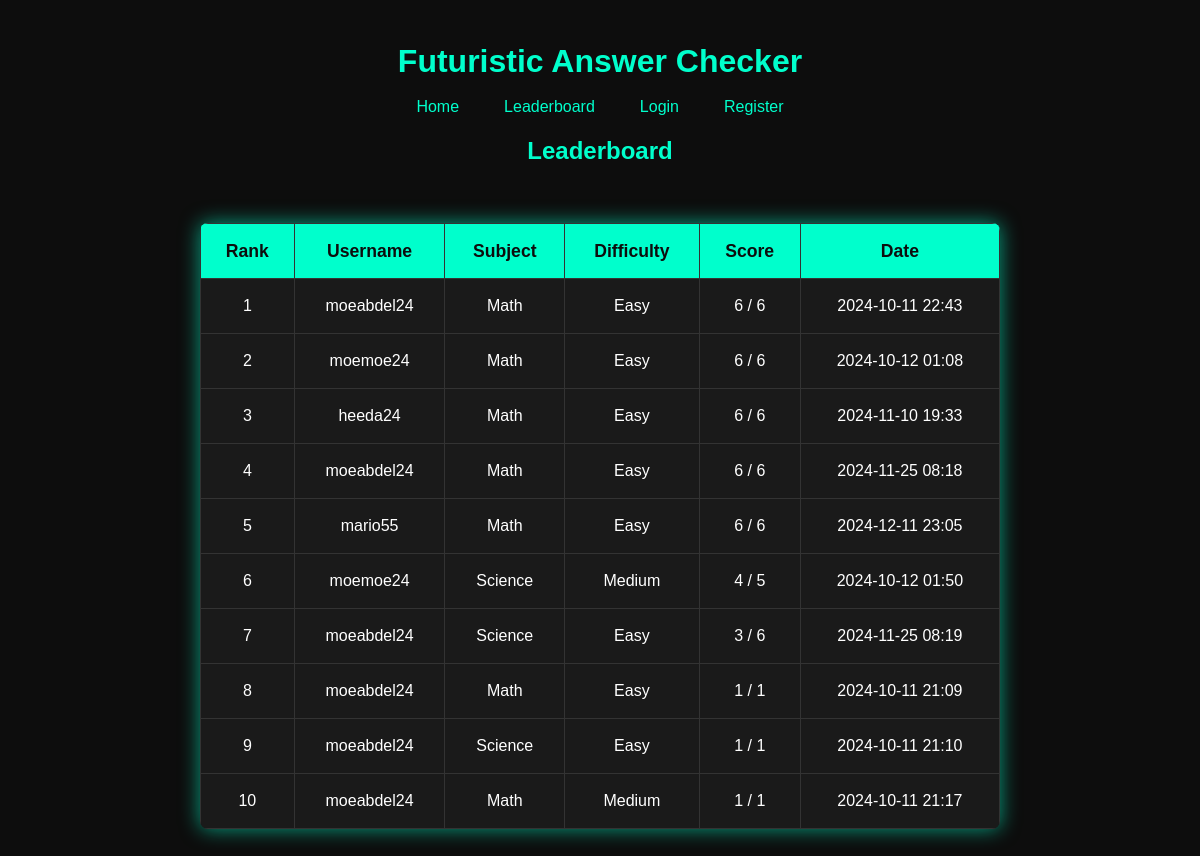
The app's page /leaderboard with its own data.
### models.py (models this page shows)
class QuizSession(db.Model):
    id = db.Column(db.Integer, primary_key=True)
    user_id = db.Column(db.Integer, db.ForeignKey('user.id'), nullable=False)
    subject = db.Column(db.String(50), nullable=False)
    difficulty = db.Column(db.String(10), nullable=False)
    score = db.Column(db.Integer)
    total_questions = db.Column(db.Integer)
    timestamp = db.Column(db.DateTime)

class User(db.Model):
    id = db.Column(db.Integer, primary_key=True)
    username = db.Column(db.String(50), unique=True, nullable=False)
    password = db.Column(db.String(200), nullable=False)
    quizzes = db.relationship('QuizSession', backref='user', lazy=True)

### app.py (the view)
@app.route('/leaderboard')
def leaderboard():
    leaderboard_data = QuizSession.query.order_by(QuizSession.score.desc()).limit(10).all()
    return render_template('leaderboard.html', leaderboard=leaderboard_data)

### templates/leaderboard.html
{% extends "base.html" %}
{% block content %}
    <h2>Leaderboard</h2>
    <div class="leaderboard-container">
        <table class="leaderboard-table">
            <thead>
                <tr>
                    <th>Rank</th>
                    <th>Username</th>
                    <th>Subject</th>
                    <th>Difficulty</th>
                    <th>Score</th>
                    <th>Date</th>
                </tr>
            </thead>
            <tbody>
                {% for entry in leaderboard %}
                <tr>
                    <td>{{ loop.index }}</td>
                    <td>{{ entry.user.username }}</td>
                    <td>{{ entry.subject.capitalize() }}</td>
                    <td>{{ entry.difficulty.capitalize() }}</td>
                    <td>{{ entry.score }} / {{ entry.total_questions }}</td>
                    <td>{{ entry.timestamp.strftime("%Y-%m-%d %H:%M") }}</td>
                </tr>
                {% endfor %}
            </tbody>
        </table>
    </div>
{% endblock %}

### static/css/style.css (style rules this page uses)
body { background-color: #0d0d0d; color: #00ffcc; font-family: 'Orbitron', sans-serif; text-align: center; padding: 20px; line-height: 1.5em; }
.leaderboard-container { display: flex; justify-content: center; margin: 40px auto; max-width: 90%; }
.leaderboard-table { width: 100%; max-width: 800px; border-collapse: collapse; background-color: #1a1a1a; box-shadow: 0px 0px 20px rgba(0, 255, 204, 0.6); border-radius: 8px; overflow: hidden; }
.leaderboard-table thead { background-color: #00ffcc; color: #0d0d0d; }
.leaderboard-table th, .leaderboard-table td { padding: 15px; text-align: center; border-bottom: 1px solid #333; }
.leaderboard-table th { font-weight: bold; font-size: 1.1em; }
.leaderboard-table td { color: #ffffff; font-size: 1em; }
table { width: 80%; margin: 20px auto; border-collapse: collapse; background-color: #1a1a1a; box-shadow: 0px 0px 20px rgba(0, 255, 204, 0.6); }
table th, table td { padding: 15px; border: 1px solid #333; }
table th { background-color: #00ffcc; color: #0d0d0d; font-weight: bold; }
table td { color: #ffffff; }

### records on screen
QuizSession: user.username "moeabdel24", subject "Math", difficulty "Easy", score "6", total_questions "6", timestamp "2024-10-11 22:43"
QuizSession: user.username "moemoe24", subject "Math", difficulty "Easy", score "6", total_questions "6", timestamp "2024-10-12 01:08"
QuizSession: user.username "heeda24", subject "Math", difficulty "Easy", score "6", total_questions "6", timestamp "2024-11-10 19:33"
QuizSession: user.username "moeabdel24", subject "Math", difficulty "Easy", score "6", total_questions "6", timestamp "2024-11-25 08:18"
QuizSession: user.username "mario55", subject "Math", difficulty "Easy", score "6", total_questions "6", timestamp "2024-12-11 23:05"
QuizSession: user.username "moemoe24", subject "Science", difficulty "Medium", score "4", total_questions "5", timestamp "2024-10-12 01:50"
QuizSession: user.username "moeabdel24", subject "Science", difficulty "Easy", score "3", total_questions "6", timestamp "2024-11-25 08:19"
QuizSession: user.username "moeabdel24", subject "Math", difficulty "Easy", score "1", total_questions "1", timestamp "2024-10-11 21:09"
QuizSession: user.username "moeabdel24", subject "Science", difficulty "Easy", score "1", total_questions "1", timestamp "2024-10-11 21:10"
QuizSession: user.username "moeabdel24", subject "Math", difficulty "Medium", score "1", total_questions "1", timestamp "2024-10-11 21:17"
